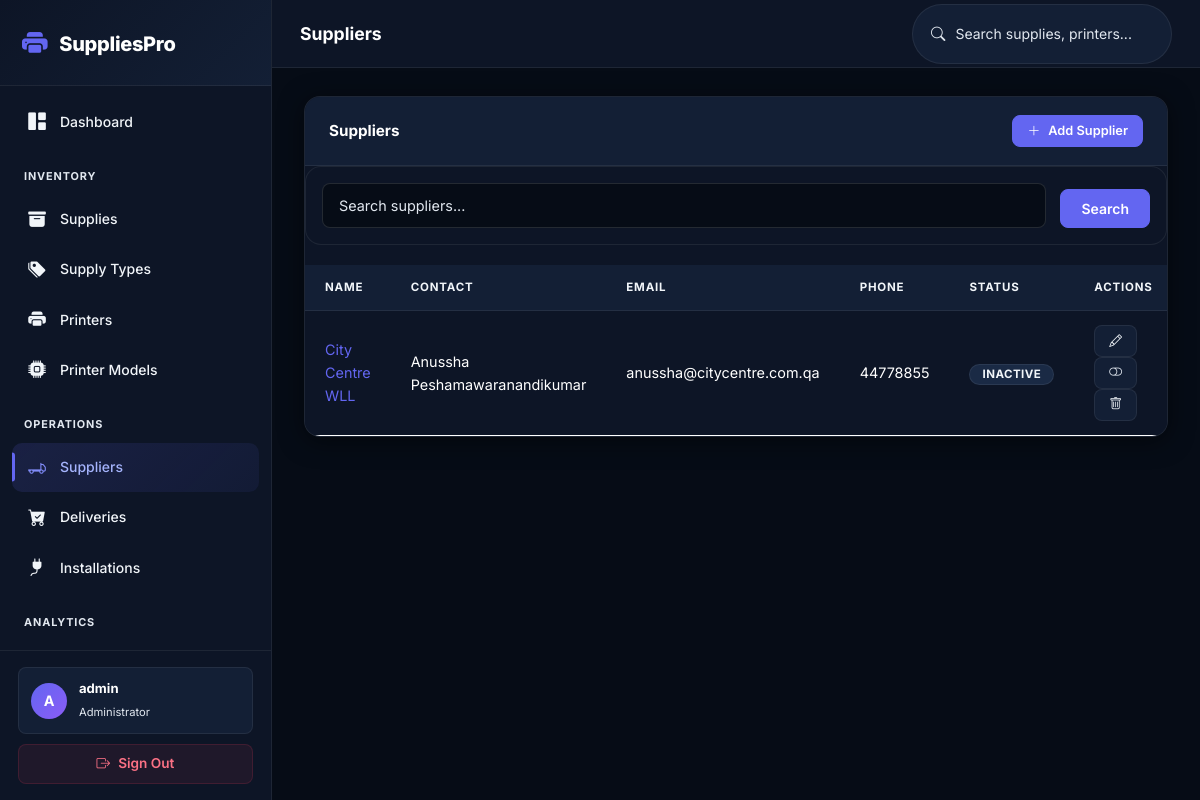
The app's page /suppliers/ (signed in) with its own data.
### inventory/models.py (models this page shows, shortened)
class User(AbstractUser):
    ROLE_CHOICES = [
        ('admin', 'Administrator'),
        ('manager', 'Manager'),
    ]
    role = models.CharField(max_length=20, choices=ROLE_CHOICES, default='manager')
    phone = models.CharField(max_length=20, blank=True)
    class Meta:
        verbose_name = 'User'
        verbose_name_plural = 'Users'

class Supplier(models.Model):
    name = models.CharField(max_length=200)
    contact_name = models.CharField(max_length=200)
    email = models.EmailField()
    phone = models.CharField(max_length=20)
    address = models.TextField()
    is_active = models.BooleanField(default=True)
    created_at = models.DateTimeField(auto_now_add=True)
    updated_at = models.DateTimeField(auto_now=True)
    class Meta:
        ordering = ['name']
        constraints = [
            models.UniqueConstraint(fields=['name'], name='unique_supplier')
        ]

### inventory/views.py (the view)
# urls.py: path('suppliers/', views.SupplierListView.as_view(), name='supplier_list'),
class SupplierListView(LoginRequiredMixin, ListView):
    model = Supplier
    template_name = 'inventory/supplier_list.html'
    paginate_by = 20
    context_object_name = 'suppliers'
    def get_queryset(self):
        queryset = Supplier.objects.all().order_by('name')
        query = self.request.GET.get('q')
        if query:
            queryset = queryset.filter(
                Q(name__icontains=query) | Q(contact_name__icontains=query)
            )
        return queryset

### rbac/services.py (called while the page is built)
def get_user_permissions(user):
    if not user.is_authenticated:
        return set()
    cache_key = f'user_permissions_{user.pk}'
    permissions = cache.get(cache_key)
    if permissions is None:
        permissions = set()
        user_roles = Role.objects.filter(user_roles__user=user)
        for role in user_roles:
            for perm in role.permissions.all():
                permissions.add(perm.code)
        cache.set(cache_key, permissions, timeout=3600)
    return permissions

def get_user_roles(user):
    if not user.is_authenticated:
        return Role.objects.none()
    return Role.objects.filter(user_roles__user=user)

### templates/inventory/supplier_list.html (shortened to what this page needs)
{% extends "base.html" %}
{% block page_title %}Suppliers{% endblock %}
{% block content %}
<div class="card">
<div class="card-header d-flex justify-content-between align-items-center">
    <span>Suppliers</span>
    <a href="{% url 'supplier_create' %}" class="btn btn-primary btn-sm">
        <i class="bi bi-plus-lg"></i> Add Supplier
    </a>
</div>
    <div class="card-body p-0">
        <form method="get" class="filter-bar" style="padding: 16px;">
            <div class="filter-group" style="flex:2;">
                <input type="text" name="q" class="form-control" placeholder="Search suppliers..." value="{{ request.GET.q }}">
            </div>
            <button type="submit" class="btn btn-primary">Search</button>
        </form>
        {% if suppliers %}
        <div class="table-responsive">
        <table class="table">
            <thead>
                <tr>
                    <th>Name</th>
                    <th>Contact</th>
                    <th>Email</th>
                    <th>Phone</th>
                    <th>Status</th>
                    <th>Actions</th>
                </tr>
            </thead>
            <tbody>
                {% for supplier in suppliers %}
                <tr>
                    <td><a href="{% url 'supplier_detail' supplier.pk %}">{{ supplier.name }}</a></td>
                    <td>{{ supplier.contact_name }}</td>
                    <td>{{ supplier.email }}</td>
                    <td>{{ supplier.phone }}</td>
                    <td>
                        {% if supplier.is_active %}
                        <span class="badge badge-success">Active</span>
                        {% else %}
                        <span class="badge badge-muted">Inactive</span>
                        {% endif %}
                    </td>
                    <td>
                        <a href="{% url 'supplier_update' supplier.pk %}" class="btn btn-ghost btn-sm" title="Edit">
                            <i class="bi bi-pencil"></i>
                        </a>
                        <form method="post" action="{% url 'supplier_toggle' supplier.pk %}" style="display:inline;">
                            <button type="submit" class="btn btn-ghost btn-sm" title="{% if supplier.is_active %}Deactivate{% else %}Activate{% endif %}">
                                {% if supplier.is_active %}
                                <i class="bi bi-toggle-on" style="color: var(--success);"></i>
                                {% else %}
                                <i class="bi bi-toggle-off" style="color: var(--text-3);"></i>
                                {% endif %}
                            </button>
                        </form>
                        <a href="{% url 'supplier_delete' supplier.pk %}" class="btn btn-ghost btn-sm" title="Delete">
                            <i class="bi bi-trash"></i>
                        </a>
                    </td>
                </tr>
                {% endfor %}
            </tbody>
        </table>
        </div>
        {% endif %}
    </div>
</div>
{% endblock %}

### templates/base.html (shortened to what this page needs)
{% load rbac %}
<!DOCTYPE html>
<html lang="en">
<head>
    <link href="https://cdn.jsdelivr.net/npm/bootstrap@5.3.0/dist/css/bootstrap.min.css" rel="stylesheet">
    <link rel="stylesheet" href="https://cdn.jsdelivr.net/npm/bootstrap-icons@1.11.0/font/bootstrap-icons.css">
    <link href="https://cdn.jsdelivr.net/npm/select2@4.1.0-rc.0/dist/css/select2.min.css" rel="stylesheet"/>
    <link href="https://cdn.jsdelivr.net/npm/select2-bootstrap-5-theme@1.3.0/dist/select2-bootstrap-5-theme.min.css" rel="stylesheet"/>
    <link rel="stylesheet" href="/static/css/style.css">
</head>
<body>
{% if user.is_authenticated %}
<aside class="sidebar" id="sidebar">
    <div class="brand">
        <i class="bi bi-printer-fill"></i>
        <span>SuppliesPro</span>
    </div>
    <nav>
        <a href="{% url 'dashboard' %}" class="{% if request.resolver_match.url_name == 'dashboard' %}active{% endif %}">
            <i class="bi bi-grid-1x2-fill"></i> Dashboard
        </a>
        <div class="section-title">Inventory</div>
        <a href="{% url 'supply_list' %}" class="{% if 'supply' in request.resolver_match.url_name and 'model' not in request.resolver_match.url_name and 'type' not in request.resolver_match.url_name %}active{% endif %}">
            <i class="bi bi-archive-fill"></i> Supplies
        </a>
        <a href="{% url 'supply_type_list' %}" class="{% if 'supply_type' in request.resolver_match.url_name %}active{% endif %}">
            <i class="bi bi-tags-fill"></i> Supply Types
        </a>
        <a href="{% url 'printer_list' %}" class="{% if 'printer' in request.resolver_match.url_name and 'model' not in request.resolver_match.url_name %}active{% endif %}">
            <i class="bi bi-printer-fill"></i> Printers
        </a>
        <a href="{% url 'printer_model_list' %}" class="{% if 'printer_model' in request.resolver_match.url_name %}active{% endif %}">
            <i class="bi bi-cpu-fill"></i> Printer Models
        </a>
        <div class="section-title">Operations</div>
        <a href="{% url 'supplier_list' %}" class="{% if 'supplier' in request.resolver_match.url_name %}active{% endif %}">
            <i class="bi bi-truck-flatbed"></i> Suppliers
        </a>
        <a href="{% url 'delivery_list' %}" class="{% if 'delivery' in request.resolver_match.url_name %}active{% endif %}">
            <i class="bi bi-cart-check-fill"></i> Deliveries
        </a>
        <a href="{% url 'installation_list' %}" class="{% if 'installation' in request.resolver_match.url_name %}active{% endif %}">
            <i class="bi bi-plug-fill"></i> Installations
        </a>
        <div class="section-title">Analytics</div>
        <a href="{% url 'inventory_report' %}" class="{% if 'inventory_report' in request.resolver_match.url_name %}active{% endif %}">
        </a>
    </nav>
    <div class="user-info">
        <div class="user-pill">
            <div class="avatar">{{ user.username|first|upper }}</div>
            <div class="name-role">
                <span class="d-block fw-bold text-white small">{{ user.username }}</span>
                <span class="role">{{ user.get_role_display }}</span>
            </div>
        </div>
        <a href="{% url 'logout' %}" class="logout-link">
            <i class="bi bi-box-arrow-right"></i> Sign Out
        </a>
    </div>
</aside>
<div class="main-content">
    <header class="top-bar">
        <div class="d-flex align-items-center gap-3">
            <h1>{% block page_title %}Dashboard{% endblock %}</h1>
        </div>
        <div class="search-box">
            <form method="get" action="{% url 'global_search' %}" class="d-flex align-items-center gap-2">
                <i class="bi bi-search"></i>
                <input type="text" name="q" placeholder="Search supplies, printers..." id="globalSearch">
            </form>
        </div>
    </header>
    <main>
        {% block content %}{% endblock %}
    </main>
</div>
{% else %}
<div class="login-container">
    {% block login_content %}{% endblock %}
</div>
{% endif %}
</body>
</html>

### records on screen
User: username|first "A", username "admin", role "Administrator"
Supplier: name "City Centre WLL", contact_name "Anussha Peshamawaranandikumar", email "anussha@citycentre.com.qa", phone "44778855", is_active "INACTIVE"
